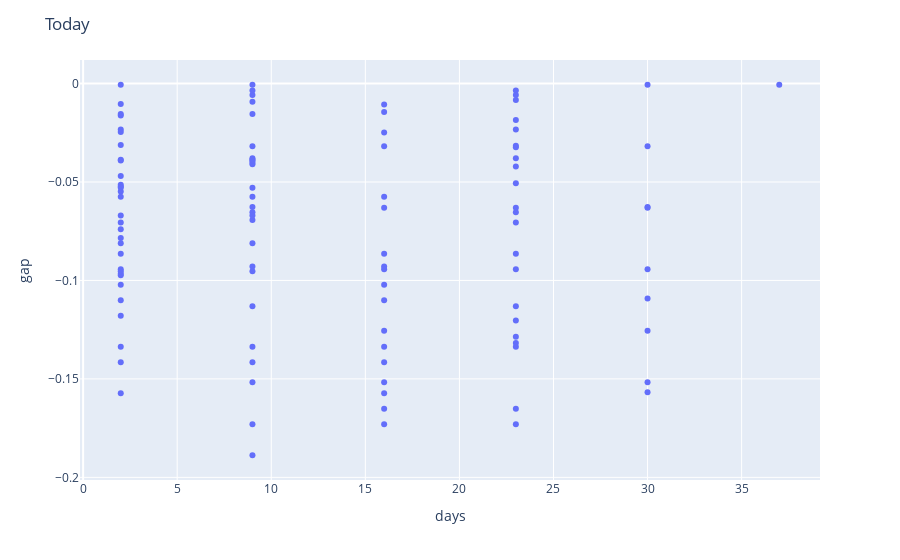
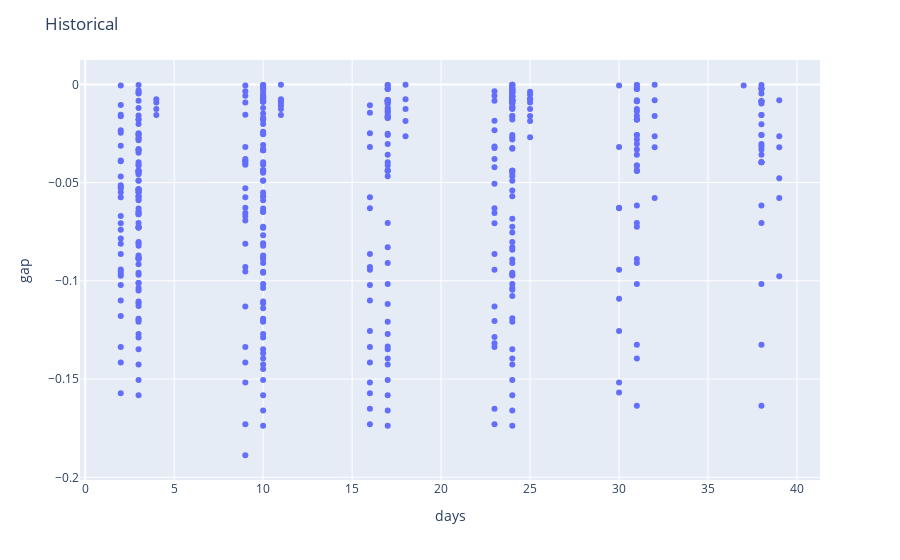

Notebook cell for these charts, in order:
### Code cell
def plot_function(df, xcol, ycol,title):
    fig = px.scatter(df, x=xcol, y=ycol, 
        hover_data=['short_put_contract', 'long_put_contract', 'days', 'ITM_return','c/r','P(success)','expected_annual_market_return','last_price','sma_10',	'sma_50'],)
    fig.update_layout(title=title)
    fig.show()

temp = final[final['expected_annual_market_return']>0.2]
plot_function(df=temp, xcol='days', ycol='gap', title="Today")
plot_function(df=updated_df[updated_df['expected_annual_market_return']>0.2], xcol='days', ycol='gap', title="Historical")

### Figure 1 — Plotly figure (JSON) as saved in the notebook; plotly's stock layout.template omitted (floating-point values rounded to 4 significant figures; data arrays with more than 128 entries replaced by an {"elided": "..."} marker saying what was removed)
{"data": [{"customdata": {"elided": "107x9 mixed values"}, "hovertemplate": "days=%{x}<br>gap=%{y}<br>short_put_contract=%{customdata[0]}<br>long_put_contract=%{customdata[1]}<br>ITM_return=%{customdata[2]}<br>c/r=%{customdata[3]}<br>P(success)=%{customdata[4]}<br>expected_annual_market_return=%{customdata[5]}<br>last_price=%{customdata[6]}<br>sma_10=%{customdata[7]}<br>sma_50=%{customdata[8]}<extra></extra>", "legendgroup": "", "marker": {"color": "#636efa", "symbol": "circle"}, "mode": "markers", "name": "", "orientation": "v", "showlegend": false, "type": "scatter", "x": [2, 2, 2, 2, 2, 2, 2, 2, 2, 2, 2, 2, 2, 2, 23, 2, 2, 2, 2, 9, 2, 2, 16, 2, 2, 2, 2, 2, 2, 9, 2, 2, 9, 9, 23, 2, 9, 9, 2, 9, 23, 23, 16, 23, 9, 9, 23, 2, 23, 9, 23, 9, 9, 23, 9, 16, 9, 9, 16, 9, 9, 23, 30, 9, 16, 16, 23, 9, 23, 9, 23, 23, 16, 16, 9, 23, 16, 30, 9, 9, 30, 23, 16, 9, 16, 9, 16, 30, 16, 9, 30, 37, 16, 30, 23, 16, 30, 16, 30, 23, 23, 23, 16, 16, 23, 30, 23], "xaxis": "x", "y": [-0.05488, -0.01624, -0.0006246, -0.03913, -0.02338, -0.05224, -0.05138, -0.0246, -0.03125, -0.11, -0.03873, -0.08638, -0.07063, -0.0155, -0.03166, -0.07851, -0.01046, -0.1415, -0.05287, -0.0155, -0.09426, -0.1021, -0.01445, -0.07397, -0.09737, -0.09656, -0.1573, -0.1179, -0.06701, -0.0006246, -0.05749, -0.08114, -0.06933, -0.03186, -0.05059, -0.1336, -0.04096, -0.04009, -0.09528, -0.03913, -0.03793, -0.02338, -0.01061, -0.06309, -0.03793, -0.06276, -0.03237, -0.0469, -0.04219, -0.05749, -0.09432, -0.06542, -0.1336, -0.1131, -0.03873, -0.05749, -0.1517, -0.00928, -0.02485, -0.003506, -0.1415, -0.06542, -0.1091, -0.05287, -0.08638, -0.03186, -0.008378, -0.005812, -0.003506, -0.06701, -0.08638, -0.1318, -0.06309, -0.1517, -0.1131, -0.1336, -0.09291, -0.0006246, -0.08114, -0.09291, -0.06276, -0.005812, -0.1021, -0.09528, -0.09432, -0.1888, -0.1336, -0.03186, -0.11, -0.173, -0.06309, -0.0006246, -0.1573, -0.1517, -0.0185, -0.1255, -0.09432, -0.1415, -0.1255, -0.07063, -0.1204, -0.173, -0.1651, -0.173, -0.1651, -0.1568, -0.1286], "yaxis": "y"}], "layout": {"legend": {"tracegroupgap": 0}, "margin": {"t": 60}, "title": {"text": "Today"}, "xaxis": {"anchor": "y", "domain": [0, 1], "title": {"text": "days"}}, "yaxis": {"anchor": "x", "domain": [0, 1], "title": {"text": "gap"}}}}

### Figure 2 — Plotly figure (JSON) as saved in the notebook; plotly's stock layout.template omitted (floating-point values rounded to 4 significant figures; data arrays with more than 128 entries replaced by an {"elided": "..."} marker saying what was removed)
{"data": [{"customdata": {"elided": "487x9 mixed values"}, "hovertemplate": "days=%{x}<br>gap=%{y}<br>short_put_contract=%{customdata[0]}<br>long_put_contract=%{customdata[1]}<br>ITM_return=%{customdata[2]}<br>c/r=%{customdata[3]}<br>P(success)=%{customdata[4]}<br>expected_annual_market_return=%{customdata[5]}<br>last_price=%{customdata[6]}<br>sma_10=%{customdata[7]}<br>sma_50=%{customdata[8]}<extra></extra>", "legendgroup": "", "marker": {"color": "#636efa", "symbol": "circle"}, "mode": "markers", "name": "", "orientation": "v", "showlegend": false, "type": "scatter", "x": {"elided": "487 int values"}, "xaxis": "x", "y": {"elided": "487 float values"}, "yaxis": "y"}], "layout": {"legend": {"tracegroupgap": 0}, "margin": {"t": 60}, "title": {"text": "Historical"}, "xaxis": {"anchor": "y", "domain": [0, 1], "title": {"text": "days"}}, "yaxis": {"anchor": "x", "domain": [0, 1], "title": {"text": "gap"}}}}
